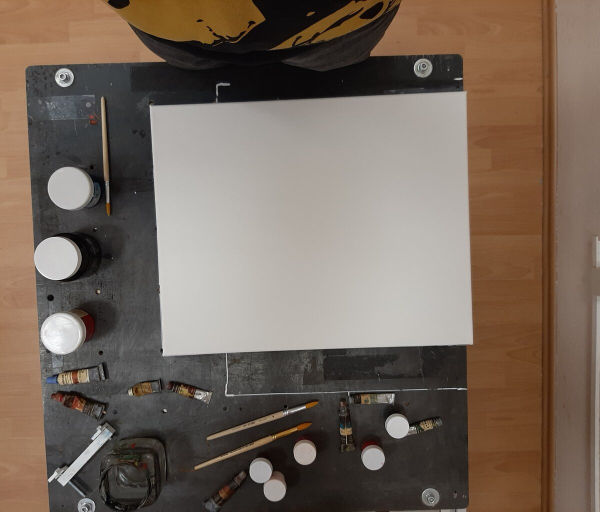
#> input picture camera_ws/src/kuka_rs/src/13.jpg, 1200 x 1024 px (shown at 1/2 size)
$ python -i canvas_saerch.py   (imports and definitions only)   (older library calls are emulated)
#> lines starting #> are read from the running program, lines starting #| are printed output that depends on the picture; after the words box and inside, x2 and y2 are one past the last pixel; in counts of white or black regions, pixels touching at a corner belong together; long printed decimals are rounded
#> further down, picture is the input picture: shape (1024, 1200, 3); mean B, G, R 91.5, 103, 117.4
#!/usr/bin/env python

import math
import sys
import numpy as np
import cv2 as cv

def findGreatesContour(contours):
    largest_area = 0
    largest_contour_index = -1
    i = 0
    total_contours = len(contours)
    while (i < total_contours ):
        area = cv.contourArea(contours[i])
        if(area > largest_area):
            largest_area = area
            largest_contour_index = i
        i+=1

    return largest_area, largest_contour_index

def find_angle(box):
    edge1 = np.int0((box[1][0] - box[0][0],box[1][1] - box[0][1]))
    edge2 = np.int0((box[2][0] - box[1][0], box[2][1] - box[1][1]))

    usedEdge = edge1
    if cv.norm(edge2) > cv.norm(edge1):
        usedEdge = edge2
    reference = (1,0)

    angle = math.acos((reference[0]*usedEdge[0] + reference[1]*usedEdge[1]) / (cv.norm(reference) *cv.norm(usedEdge)))
    return(angle)


#if __name__ == '__main__':
def canvas_find(bgr_arr):
    # [5 lines of commented-out code are left out]

    hsv_min = np.array((0, 0, 180), np.uint8)
    hsv_max = np.array((180, 40, 255), np.uint8)


    print(hsv_min)
    #fn = '42.jpg' #
    #img = cv.imread(fn)
    img = bgr_arr
    cv.imshow('Original image',img)
    print(img.dtype)
#| uint8
    print(img.shape)
#| (1024, 1200, 3)

    hsv = cv.cvtColor( img, cv.COLOR_BGR2HSV )
#> hsv: shape (1024, 1200, 3); mean H, S, V 27.8, 60.1, 117.6
    cv.imshow('hsv image', hsv)

    thresh = cv.inRange( hsv, hsv_min, hsv_max ) #
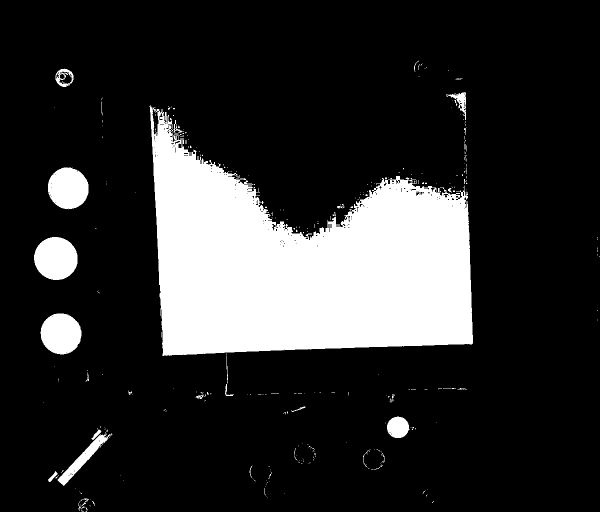
#> thresh: shape (1024, 1200) (shown at 1/2 size); 18.2% white; 349 white regions (316 under 20 px)
    #hsv[thresh > 0] = (39, 26, 200)
    cv.imshow('thresh image',thresh)

    # [8 lines of commented-out code are left out]


    _, contours, hierarchy = cv.findContours( thresh.copy(), cv.RETR_TREE, cv.CHAIN_APPROX_SIMPLE)
#> contours = 573 contours, 528 with area under 20; largest, box (x1, y1, x2, y2) and area: (299, 210, 946, 712) 198750, (68, 474, 155, 560) 5756, (96, 335, 177, 419) 5200, (81, 627, 163, 709) 5129, (115, 864, 225, 972) 2154


    largest_area, largest_contour_index = findGreatesContour(contours)
#> in findGreatesContour, `total_contours = len(contours)`: total_contours = 573
#> the loop in findGreatesContour, `while (i < total_contours ):` made 573 passes
#> (area, largest_area) on passes 40, 96, 191, 204, 362: (121, 121), (2153.5, 2153.5), (5129, 5129), (5756.5, 5756.5), (198750.5, 198750.5)
#> after the loop in findGreatesContour, `while (i < total_contours ):`: largest_area = 198750.5; largest_contour_index = 361
#> largest_area = 198750.5; largest_contour_index = 361
    lar_con = contours[largest_contour_index]
#> lar_con = contour of 1283 points, box (x1, y1, x2, y2) (299, 210, 946, 712), area 198750
    print("lar_contur")
    #print(lar_con)
    print(largest_contour_index)
#| 361
    #print(hierarchy)
    print(hierarchy.shape)
#| (1, 573, 4)
    print(hierarchy[0,largest_contour_index, :])
#| [531 360 362  -1]


    epsilon = 0.1*cv.arcLength(lar_con,True)
#> epsilon = 399.5
    print("eps")
    print(epsilon)
#| 399.454
    approx = cv.approxPolyDP(lar_con,epsilon,True)
#> approx = [[300, 210], [945, 686]]
    print(approx)
#| [[[300 210]]
#|  [[945 686]]]
    print(approx.shape)
#| (2, 1, 2)
    print(approx[0,0,:])
#| [300 210]
    print(approx[1,0,:])
#| [945 686]
    print("coordinats")
    print(approx[0,0,0])
#| 300
    print(approx[0,0,1])
#| 210
    cv.drawContours( img, contours, largest_contour_index, (255,255,0), 2, cv.LINE_AA, hierarchy, 0 )
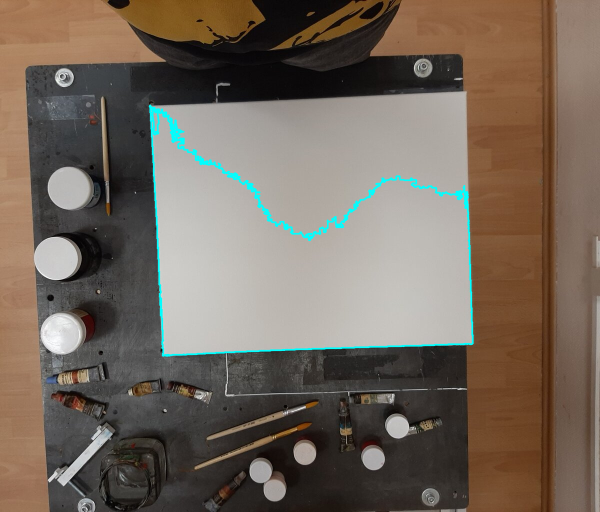
#> img: shape (1024, 1200, 3) (shown at 1/2 size); 1.32% of pixels changed, all inside (x1, y1, x2, y2) = (297, 209, 948, 714)
    cv.drawContours(img,approx,-1,(0,0,255),5)
#> img: shape (1024, 1200, 3); under 0.01% of pixels changed, all inside (x1, y1, x2, y2) = (297, 207, 949, 690)
    # [6 lines of commented-out code are left out]
    rect = cv.minAreaRect(lar_con) #
#> rect = ((622.7, 449), (629, 502.1), -2.18)
    box = cv.boxPoints(rect) #
#> box = [[318, 711.8], [298.9, 210], [927.4, 186.1], [946.5, 687.9]]
    angle = find_angle(box)
#> in find_angle, `edge1 = np.int0((box[1][0] - box[0][0],box[1][1] - box[0][1]))`: edge1 = [-19, -501]
#> in find_angle, `edge2 = np.int0((box[2][0] - box[1][0], box[2][1] - box[1][1]))`: edge2 = [628, -23]
#> in find_angle, `usedEdge = edge1`: usedEdge = [-19, -501]
#> in find_angle, `usedEdge = edge2`: usedEdge = [628, -23]
#> in find_angle, `angle = math.acos((reference[0]*usedEdge[0] + reference[1]*usedEdge[1]..`: angle = 0.0366
#> angle = 0.0366
    box = np.int0(box)
#> box = [[317, 711], [298, 210], [927, 186], [946, 687]]
    #cv.drawContours(img,[box],0,(255,0,0),2) #
    center = (int(rect[0][0]), int(rect[0][1]))
#> center = (622, 448)

    cv.circle(img, center, 5, (225,0,0), 2) #
#> img: shape (1024, 1200, 3); mean B, G, R 92.3, 103.8, 115.7
    cv.putText(img, "%d" % int(angle * 180.0/math.pi), (center[0]+20, center[1]-20),
        cv.FONT_HERSHEY_SIMPLEX, 1, (225,0,0), 2)
#> img: shape (1024, 1200, 3); mean B, G, R 92.3, 103.8, 115.6

    cv.imshow('contours', img) #
    cv.waitKey(0)
    cv.destroyAllWindows()
    #return(rect, box, angle, approx)
    return(rect, angle, approx)
    '''
if __name__ == '__main__':
    fn = '14.jpg' #
    img = cv.imread(fn)

    rect, box = canvas_find(img)
    print(fn)
    print(rect[2])
    '''

>>> import cv2
>>> picture = cv2.imread('13.jpg')
>>> result = canvas_find(picture)
#> result = (((622.7, 449), (629, 502.1), -2.18), 0.0366, [[300, 210], [945, 686]])

$ run again, on camera_ws/src/kuka_rs/src/14.jpg
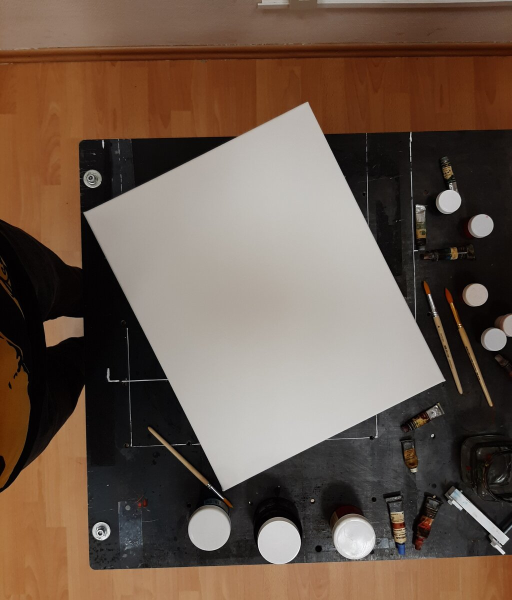
#> input picture camera_ws/src/kuka_rs/src/14.jpg, 1024 x 1200 px (shown at 1/2 size)
#> picture is the input picture: shape (1200, 1024, 3); mean B, G, R 76.3, 89.5, 108.2
#| uint8
#| (1200, 1024, 3)
#> hsv: shape (1200, 1024, 3); mean H, S, V 33.4, 84, 108.5
#> in canvas_find, `thresh = cv.inRange( hsv, hsv_min, hsv_max )`:
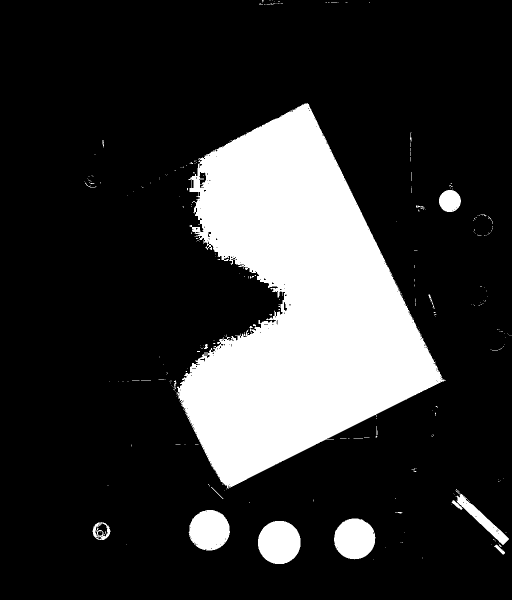
#> thresh: shape (1200, 1024) (shown at 1/2 size); 19.9% white; 280 white regions (258 under 20 px)
#> contours = 555 contours, 525 with area under 20; largest, box (x1, y1, x2, y2) and area: (353, 206, 891, 978) 221714, (516, 1042, 601, 1128) 5704, (668, 1037, 751, 1119) 5151, (377, 1020, 460, 1101) 5072, (911, 978, 1018, 1090) 2178
#> total_contours = 555
#> the loop in findGreatesContour, `while (i < total_contours ):` made 555 passes
#> (area, largest_area) on passes 5, 14, 32, 313: (121.5, 121.5), (926, 926), (5704, 5704), (221713.5, 221713.5)
#> after the loop in findGreatesContour, `while (i < total_contours ):`: largest_area = 221713.5; largest_contour_index = 312
#> in canvas_find, `largest_area, largest_contour_index = findGreatesContour(contours)`: largest_area = 221713.5; largest_contour_index = 312
#> lar_con = contour of 2094 points, box (x1, y1, x2, y2) (353, 206, 891, 978), area 221714
#| 312
#| (1, 555, 4)
#| [535 311 313  -1]
#> epsilon = 363.9
#| 363.910
#> approx = [[615, 206], [455, 977], [890, 761]]
#| [[[615 206]]
#|  [[455 977]]
#|  [[890 761]]]
#| (3, 1, 2)
#| [615 206]
#| [455 977]
#| 615
#| 206
#> in canvas_find, `cv.drawContours( img, contours, largest_contour_index, (255,255,0), 2,..`:
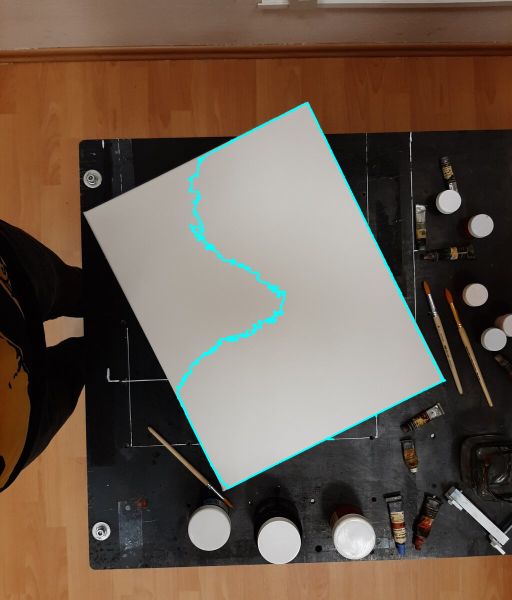
#> img: shape (1200, 1024, 3) (shown at 1/2 size); 1.22% of pixels changed, all inside (x1, y1, x2, y2) = (351, 205, 893, 980)
#> rect = ((532.1, 594.6), (495.1, 627.6), -26.32)
#> in canvas_find, `box = cv.boxPoints(rect)`: box = [[449.3, 985.7], [171.1, 423.1], [614.8, 203.6], [893.1, 766.2]]
#> edge1 = [-278, -562]
#> edge2 = [443, -219]
#> usedEdge = [-278, -562]
#> in find_angle, `angle = math.acos((reference[0]*usedEdge[0] + reference[1]*usedEdge[1]..`: angle = 2.03
#> in canvas_find, `box = np.int0(box)`: box = [[449, 985], [171, 423], [614, 203], [893, 766]]
#> center = (532, 594)
#> result = (((532.1, 594.6), (495.1, 627.6), -26.32), 2.03, [[615, 206], [455, 977], [890, 761]])

$ run again, on camera_ws/src/kuka_rs/src/41.jpg
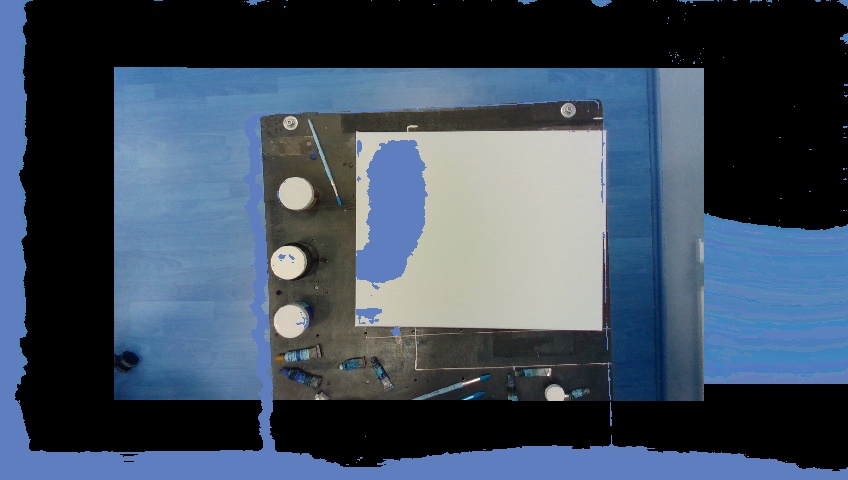
#> input picture camera_ws/src/kuka_rs/src/41.jpg, 848 x 480 px
#> picture is the input picture: shape (480, 848, 3); mean B, G, R 94.5, 77.7, 63.6
#| uint8
#| (480, 848, 3)
#> hsv: shape (480, 848, 3); mean H, S, V 56.2, 71, 97.1
#> in canvas_find, `thresh = cv.inRange( hsv, hsv_min, hsv_max )`:
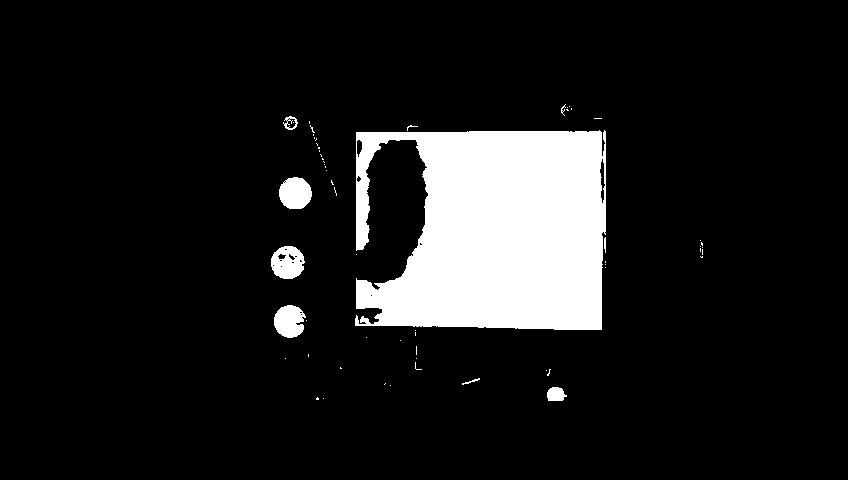
#> thresh: shape (480, 848); 10.8% white; 60 white regions (51 under 20 px)
#> contours = 83 contours, 71 with area under 20; largest, box (x1, y1, x2, y2) and area: (355, 130, 606, 330) 40386, (271, 246, 305, 279) 832, (279, 177, 312, 209) 790, (274, 305, 306, 338) 738, (547, 387, 567, 401) 193
#> total_contours = 83
#> the loop in findGreatesContour, `while (i < total_contours ):` made 83 passes
#> (area, largest_area) on passes 3, 20, 32, 62: (193, 193), (738, 738), (832.5, 832.5), (40386.5, 40386.5)
#> after the loop in findGreatesContour, `while (i < total_contours ):`: largest_area = 40386.5; largest_contour_index = 61
#> in canvas_find, `largest_area, largest_contour_index = findGreatesContour(contours)`: largest_area = 40386.5; largest_contour_index = 61
#> lar_con = contour of 329 points, box (x1, y1, x2, y2) (355, 130, 606, 330), area 40386
#| 61
#| (1, 83, 4)
#| [67 60 62 -1]
#> epsilon = 144.3
#| 144.288
#> approx = [[605, 131], [356, 132], [355, 325], [601, 329]]
#| [[[605 131]]
#|  [[356 132]]
#|  [[355 325]]
#|  [[601 329]]]
#| (4, 1, 2)
#| [605 131]
#| [356 132]
#| 605
#| 131
#> rect = ((480.3, 229), (199.3, 249.5), -89.69)
#> in canvas_find, `box = cv.boxPoints(rect)`: box = [[604.5, 329.3], [354.9, 327.9], [356, 128.7], [605.6, 130]]
#> edge1 = [-249, -1]
#> edge2 = [1, -199]
#> usedEdge = [-249, -1]
#> in find_angle, `angle = math.acos((reference[0]*usedEdge[0] + reference[1]*usedEdge[1]..`: angle = 3.14
#> in canvas_find, `box = np.int0(box)`: box = [[604, 329], [354, 327], [356, 128], [605, 130]]
#> center = (480, 228)
#> in canvas_find, `cv.putText(img, "%d" % int(angle * 180.0/math.pi), (center[0]+20, cent..`:
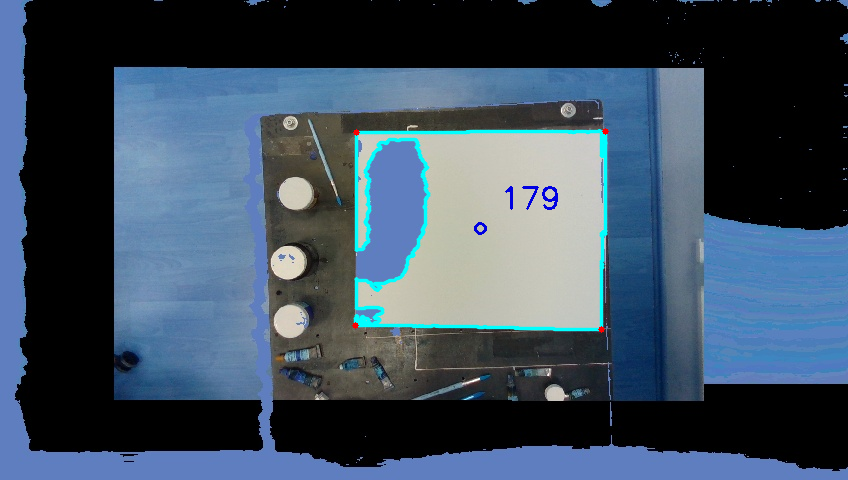
#> img: shape (480, 848, 3); mean B, G, R 95.5, 78.5, 61.5
#> result = (((480.3, 229), (199.3, 249.5), -89.69), 3.14, [[605, 131], [356, 132], [355, 325], [601, 329]])

$ run again, on camera_ws/src/kuka_rs/src/21_Color.png
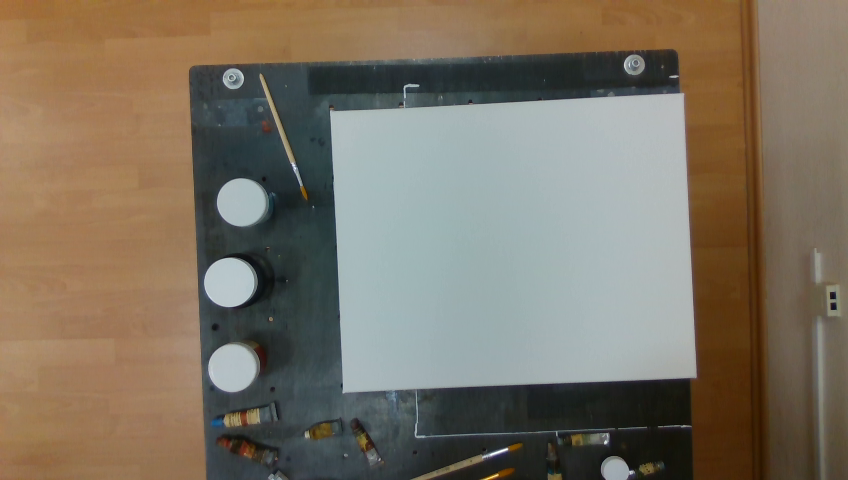
#> input picture camera_ws/src/kuka_rs/src/21_Color.png, 848 x 480 px
#> picture is the input picture: shape (480, 848, 3); mean B, G, R 98.8, 114.4, 124.6
#| uint8
#| (480, 848, 3)
#> hsv: shape (480, 848, 3); mean H, S, V 51.6, 78.7, 131.2
#> in canvas_find, `thresh = cv.inRange( hsv, hsv_min, hsv_max )`:
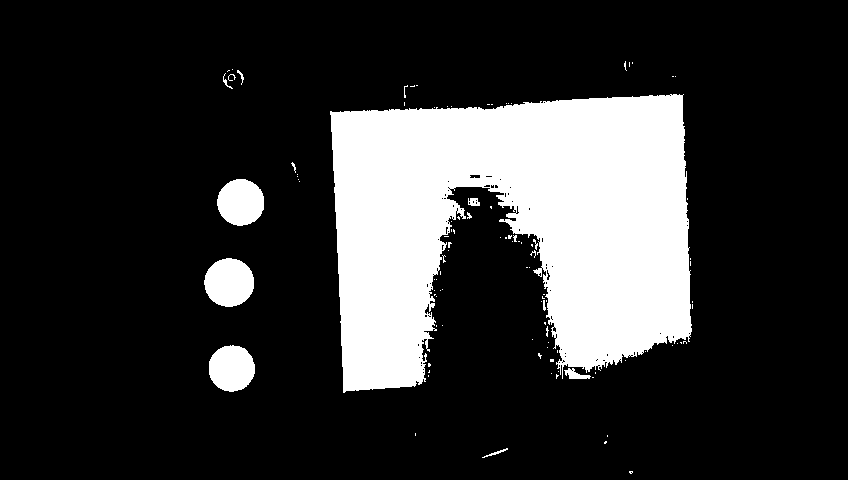
#> thresh: shape (480, 848); 19.9% white; 102 white regions (88 under 20 px)
#> contours = 189 contours, 180 with area under 20; largest, box (x1, y1, x2, y2) and area: (330, 94, 692, 393) 74120, (204, 258, 254, 307) 1838, (217, 179, 264, 226) 1662, (209, 345, 255, 392) 1628, (564, 368, 591, 379) 118
#> total_contours = 189
#> the loop in findGreatesContour, `while (i < total_contours ):` made 189 passes
#> (area, largest_area) on passes 3, 14, 24, 53, 95: (28.5, 28.5), (117.5, 117.5), (1627.5, 1627.5), (1837.5, 1837.5), (74119.5, 74119.5)
#> after the loop in findGreatesContour, `while (i < total_contours ):`: largest_area = 74119.5; largest_contour_index = 94
#> in canvas_find, `largest_area, largest_contour_index = findGreatesContour(contours)`: largest_area = 74119.5; largest_contour_index = 94
#> lar_con = contour of 1064 points, box (x1, y1, x2, y2) (330, 94, 692, 393), area 74120
#| 94
#| (1, 189, 4)
#| [176  93  95  -1]
#> epsilon = 240.3
#| 240.346
#> approx = [[683, 94], [343, 392]]
#| [[[683  94]]
#|  [[343 392]]]
#| (2, 1, 2)
#| [683  94]
#| [343 392]
#| 683
#| 94
#> rect = ((513, 242.6), (354.6, 281.3), -2.89)
#> in canvas_find, `box = cv.boxPoints(rect)`: box = [[343, 392.1], [328.8, 111.1], [683, 93.16], [697.2, 374.2]]
#> edge1 = [-14, -280]
#> edge2 = [354, -17]
#> in find_angle, `usedEdge = edge1`: usedEdge = [-14, -280]
#> in find_angle, `usedEdge = edge2`: usedEdge = [354, -17]
#> in find_angle, `angle = math.acos((reference[0]*usedEdge[0] + reference[1]*usedEdge[1]..`: angle = 0.048
#> in canvas_find, `box = np.int0(box)`: box = [[343, 392], [328, 111], [682, 93], [697, 374]]
#> center = (512, 242)
#> in canvas_find, `cv.putText(img, "%d" % int(angle * 180.0/math.pi), (center[0]+20, cent..`:
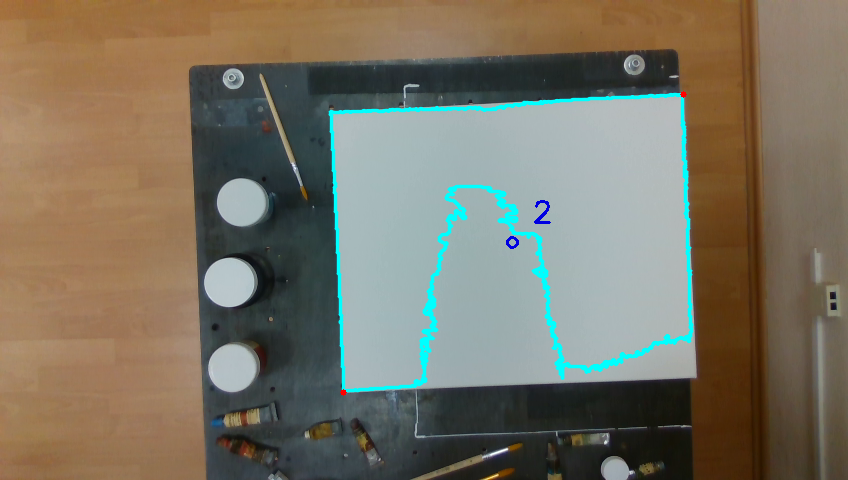
#> img: shape (480, 848, 3); mean B, G, R 100.2, 115.8, 121.6
#> result = (((513, 242.6), (354.6, 281.3), -2.89), 0.048, [[683, 94], [343, 392]])
